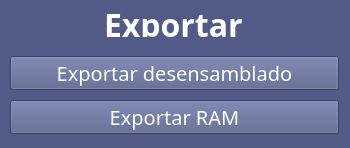
   <widget class="QGroupBox" name="statisticsGroupBox_3">
    <property name="geometry">
     <rect>
      <x>1225</x>
      <y>685</y>
      <width>350</width>
      <height>148</height>
     </rect>
    </property>
    <property name="styleSheet">
     <string notr="true">QGroupBox, QLineEdit {
background-color: rgb(82, 91, 135);
border: 0px;
}</string>
    </property>
    <property name="title">
     <string/>
    </property>
    <property name="flat">
     <bool>true</bool>
    </property>
    <widget class="QLineEdit" name="titleStatistics_6">
     <property name="geometry">
      <rect>
       <x>0</x>
       <y>10</y>
       <width>348</width>
       <height>27</height>
      </rect>
     </property>
     <property name="palette">
      <palette>
       <active>
        <colorrole role="Button">
         <brush brushstyle="SolidPattern">
          <color alpha="255">
           <red>82</red>
           <green>91</green>
           <blue>135</blue>
          </color>
         </brush>
        </colorrole>
        <colorrole role="Text">
         <brush brushstyle="SolidPattern">
          <color alpha="255">
           <red>255</red>
           <green>255</green>
           <blue>255</blue>
          </color>
         </brush>
        </colorrole>
        <colorrole role="Base">
         <brush brushstyle="SolidPattern">
          <color alpha="255">
           <red>82</red>
           <green>91</green>
           <blue>135</blue>
          </color>
         </brush>
        </colorrole>
        <colorrole role="Window">
         <brush brushstyle="SolidPattern">
          <color alpha="255">
           <red>82</red>
           <green>91</green>
           <blue>135</blue>
          </color>
         </brush>
        </colorrole>
       </active>
       <inactive>
        <colorrole role="Button">
         <brush brushstyle="SolidPattern">
          <color alpha="255">
           <red>82</red>
           <green>91</green>
           <blue>135</blue>
          </color>
         </brush>
        </colorrole>
        <colorrole role="Text">
         <brush brushstyle="SolidPattern">
          <color alpha="255">
           <red>255</red>
           <green>255</green>
           <blue>255</blue>
          </color>
         </brush>
        </colorrole>
        <colorrole role="Base">
         <brush brushstyle="SolidPattern">
          <color alpha="255">
           <red>82</red>
           <green>91</green>
           <blue>135</blue>
          </color>
         </brush>
        </colorrole>
        <colorrole role="Window">
         <brush brushstyle="SolidPattern">
          <color alpha="255">
           <red>82</red>
           <green>91</green>
           <blue>135</blue>
          </color>
         </brush>
        </colorrole>
       </inactive>
       <disabled>
        <colorrole role="Button">
         <brush brushstyle="SolidPattern">
          <color alpha="255">
           <red>82</red>
           <green>91</green>
           <blue>135</blue>
          </color>
         </brush>
        </colorrole>
        <colorrole role="Base">
         <brush brushstyle="SolidPattern">
          <color alpha="255">
           <red>82</red>
           <green>91</green>
           <blue>135</blue>
          </color>
         </brush>
        </colorrole>
        <colorrole role="Window">
         <brush brushstyle="SolidPattern">
          <color alpha="255">
           <red>82</red>
           <green>91</green>
           <blue>135</blue>
          </color>
         </brush>
        </colorrole>
       </disabled>
      </palette>
     </property>
     <property name="font">
      <font>
       <family>mononoki Nerd Font</family>
       <pointsize>24</pointsize>
       <bold>true</bold>
      </font>
     </property>
     <property name="text">
      <string>Exportar</string>
     </property>
     <property name="frame">
      <bool>false</bool>
     </property>
     <property name="alignment">
      <set>Qt::AlignCenter</set>
     </property>
     <property name="readOnly">
      <bool>true</bool>
     </property>
    </widget>
    <widget class="QPushButton" name="exportRamButton">
     <property name="enabled">
      <bool>true</bool>
     </property>
     <property name="geometry">
      <rect>
       <x>10</x>
       <y>100</y>
       <width>329</width>
       <height>34</height>
      </rect>
     </property>
     <property name="palette">
      <palette>
       <active>
        <colorrole role="Button">
         <brush brushstyle="SolidPattern">
          <color alpha="255">
           <red>82</red>
           <green>91</green>
           <blue>135</blue>
          </color>
         </brush>
        </colorrole>
        <colorrole role="ButtonText">
         <brush brushstyle="SolidPattern">
          <color alpha="255">
           <red>255</red>
           <green>255</green>
           <blue>255</blue>
          </color>
         </brush>
        </colorrole>
        <colorrole role="Base">
         <brush brushstyle="SolidPattern">
          <color alpha="255">
           <red>82</red>
           <green>91</green>
           <blue>135</blue>
          </color>
         </brush>
        </colorrole>
        <colorrole role="Window">
         <brush brushstyle="SolidPattern">
          <color alpha="255">
           <red>82</red>
           <green>91</green>
           <blue>135</blue>
          </color>
         </brush>
        </colorrole>
       </active>
       <inactive>
        <colorrole role="Button">
         <brush brushstyle="SolidPattern">
          <color alpha="255">
           <red>82</red>
           <green>91</green>
           <blue>135</blue>
          </color>
         </brush>
        </colorrole>
        <colorrole role="ButtonText">
         <brush brushstyle="SolidPattern">
          <color alpha="255">
           <red>255</red>
           <green>255</green>
           <blue>255</blue>
          </color>
         </brush>
        </colorrole>
        <colorrole role="Base">
         <brush brushstyle="SolidPattern">
          <color alpha="255">
           <red>82</red>
           <green>91</green>
           <blue>135</blue>
          </color>
         </brush>
        </colorrole>
        <colorrole role="Window">
         <brush brushstyle="SolidPattern">
          <color alpha="255">
           <red>82</red>
           <green>91</green>
           <blue>135</blue>
          </color>
         </brush>
        </colorrole>
       </inactive>
       <disabled>
        <colorrole role="Button">
         <brush brushstyle="SolidPattern">
          <color alpha="255">
           <red>82</red>
           <green>91</green>
           <blue>135</blue>
          </color>
         </brush>
        </colorrole>
        <colorrole role="Base">
         <brush brushstyle="SolidPattern">
          <color alpha="255">
           <red>82</red>
           <green>91</green>
           <blue>135</blue>
          </color>
         </brush>
        </colorrole>
        <colorrole role="Window">
         <brush brushstyle="SolidPattern">
          <color alpha="255">
           <red>82</red>
           <green>91</green>
           <blue>135</blue>
          </color>
         </brush>
        </colorrole>
       </disabled>
      </palette>
     </property>
     <property name="font">
      <font>
       <family>mononoki Nerd Font</family>
       <pointsize>15</pointsize>
      </font>
     </property>
     <property name="cursor">
      <cursorShape>PointingHandCursor</cursorShape>
     </property>
     <property name="styleSheet">
      <string notr="true">background-color: rgb(82, 91, 135);
</string>
     </property>
     <property name="text">
      <string>Exportar RAM</string>
     </property>
     <property name="checkable">
      <bool>false</bool>
     </property>
     <property name="autoDefault">
      <bool>false</bool>
     </property>
     <property name="default">
      <bool>false</bool>
     </property>
     <property name="flat">
      <bool>false</bool>
     </property>
    </widget>
    <widget class="QPushButton" name="exportDisButton">
     <property name="enabled">
      <bool>true</bool>
     </property>
     <property name="geometry">
      <rect>
       <x>10</x>
       <y>56</y>
       <width>329</width>
       <height>34</height>
      </rect>
     </property>
     <property name="palette">
      <palette>
       <active>
        <colorrole role="Button">
         <brush brushstyle="SolidPattern">
          <color alpha="255">
           <red>82</red>
           <green>91</green>
           <blue>135</blue>
          </color>
         </brush>
        </colorrole>
        <colorrole role="ButtonText">
         <brush brushstyle="SolidPattern">
          <color alpha="255">
           <red>255</red>
           <green>255</green>
           <blue>255</blue>
          </color>
         </brush>
        </colorrole>
        <colorrole role="Base">
         <brush brushstyle="SolidPattern">
          <color alpha="255">
           <red>82</red>
           <green>91</green>
           <blue>135</blue>
          </color>
         </brush>
        </colorrole>
        <colorrole role="Window">
         <brush brushstyle="SolidPattern">
          <color alpha="255">
           <red>82</red>
           <green>91</green>
           <blue>135</blue>
          </color>
         </brush>
        </colorrole>
       </active>
       <inactive>
        <colorrole role="Button">
         <brush brushstyle="SolidPattern">
          <color alpha="255">
           <red>82</red>
           <green>91</green>
           <blue>135</blue>
          </color>
         </brush>
        </colorrole>
        <colorrole role="ButtonText">
         <brush brushstyle="SolidPattern">
          <color alpha="255">
           <red>255</red>
           <green>255</green>
           <blue>255</blue>
          </color>
         </brush>
        </colorrole>
        <colorrole role="Base">
         <brush brushstyle="SolidPattern">
          <color alpha="255">
           <red>82</red>
           <green>91</green>
           <blue>135</blue>
          </color>
         </brush>
        </colorrole>
        <colorrole role="Window">
         <brush brushstyle="SolidPattern">
          <color alpha="255">
           <red>82</red>
           <green>91</green>
           <blue>135</blue>
          </color>
         </brush>
        </colorrole>
       </inactive>
       <disabled>
        <colorrole role="Button">
         <brush brushstyle="SolidPattern">
          <color alpha="255">
           <red>82</red>
           <green>91</green>
           <blue>135</blue>
          </color>
         </brush>
        </colorrole>
        <colorrole role="Base">
         <brush brushstyle="SolidPattern">
          <color alpha="255">
           <red>82</red>
           <green>91</green>
           <blue>135</blue>
          </color>
         </brush>
        </colorrole>
        <colorrole role="Window">
         <brush brushstyle="SolidPattern">
          <color alpha="255">
           <red>82</red>
           <green>91</green>
           <blue>135</blue>
          </color>
         </brush>
        </colorrole>
       </disabled>
      </palette>
     </property>
     <property name="font">
      <font>
       <family>mononoki Nerd Font</family>
       <pointsize>15</pointsize>
      </font>
     </property>
     <property name="cursor">
      <cursorShape>PointingHandCursor</cursorShape>
     </property>
     <property name="styleSheet">
      <string notr="true">background-color: rgb(82, 91, 135);
</string>
     </property>
     <property name="text">
      <string>Exportar desensamblado</string>
     </property>
     <property name="checkable">
      <bool>false</bool>
     </property>
     <property name="autoDefault">
      <bool>false</bool>
     </property>
     <property name="default">
      <bool>false</bool>
     </property>
     <property name="flat">
      <bool>false</bool>
     </property>
    </widget>
   </widget>
